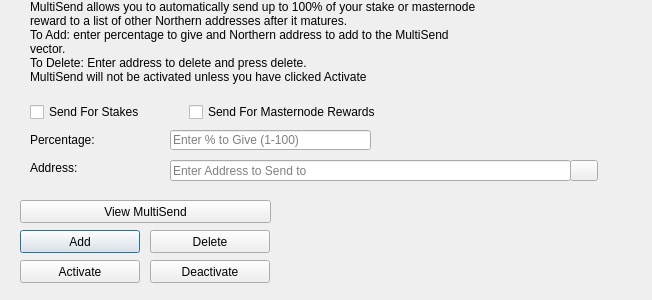
<?xml version="1.0" encoding="UTF-8"?>
<ui version="4.0">
 <class>MultiSendDialog</class>
 <widget class="QDialog" name="MultiSendDialog">
  <property name="windowModality">
   <enum>Qt::NonModal</enum>
  </property>
  <property name="geometry">
   <rect>
    <x>0</x>
    <y>0</y>
    <width>652</width>
    <height>300</height>
   </rect>
  </property>
  <property name="windowTitle">
   <string>MultiSend</string>
  </property>
  <widget class="QLineEdit" name="multiSendPercentEdit">
   <property name="geometry">
    <rect>
     <x>170</x>
     <y>130</y>
     <width>201</width>
     <height>20</height>
    </rect>
   </property>
   <property name="toolTip">
    <string>Enter whole numbers 1 - 100</string>
   </property>
   <property name="placeholderText">
    <string>Enter % to Give (1-100)</string>
   </property>
  </widget>
  <widget class="QLineEdit" name="multiSendAddressEdit">
   <property name="geometry">
    <rect>
     <x>170</x>
     <y>160</y>
     <width>401</width>
     <height>21</height>
    </rect>
   </property>
   <property name="toolTip">
    <string/>
   </property>
   <property name="placeholderText">
    <string>Enter Address to Send to</string>
   </property>
  </widget>
  <widget class="QLabel" name="label_2">
   <property name="geometry">
    <rect>
     <x>30</x>
     <y>0</y>
     <width>451</width>
     <height>121</height>
    </rect>
   </property>
   <property name="lineWidth">
    <number>1</number>
   </property>
   <property name="text">
    <string>MultiSend allows you to automatically send up to 100% of your stake or masternode reward to a list of other Northern addresses after it matures.
To Add: enter percentage to give and Northern address to add to the MultiSend vector.
To Delete: Enter address to delete and press delete.
MultiSend will not be activated unless you have clicked Activate</string>
   </property>
   <property name="alignment">
    <set>Qt::AlignLeading|Qt::AlignLeft|Qt::AlignTop</set>
   </property>
   <property name="wordWrap">
    <bool>true</bool>
   </property>
  </widget>
  <widget class="QLabel" name="message">
   <property name="geometry">
    <rect>
     <x>290</x>
     <y>200</y>
     <width>351</width>
     <height>91</height>
    </rect>
   </property>
   <property name="text">
    <string/>
   </property>
  </widget>
  <widget class="QPushButton" name="addButton">
   <property name="geometry">
    <rect>
     <x>20</x>
     <y>230</y>
     <width>120</width>
     <height>23</height>
    </rect>
   </property>
   <property name="toolTip">
    <string/>
   </property>
   <property name="statusTip">
    <string>Add to MultiSend Vector</string>
   </property>
   <property name="text">
    <string>Add</string>
   </property>
  </widget>
  <widget class="QPushButton" name="disableButton">
   <property name="geometry">
    <rect>
     <x>150</x>
     <y>260</y>
     <width>120</width>
     <height>23</height>
    </rect>
   </property>
   <property name="statusTip">
    <string>Deactivate MultiSend</string>
   </property>
   <property name="text">
    <string>Deactivate</string>
   </property>
  </widget>
  <widget class="QPushButton" name="addressBookButton">
   <property name="geometry">
    <rect>
     <x>570</x>
     <y>160</y>
     <width>28</width>
     <height>21</height>
    </rect>
   </property>
   <property name="toolTip">
    <string>Choose an address from the address book</string>
   </property>
   <property name="text">
    <string/>
   </property>
   <property name="icon">
    <iconset resource="../northern.qrc">
     <normaloff>:/icons/address-book</normaloff>:/icons/address-book</iconset>
   </property>
   <property name="shortcut">
    <string>Alt+A</string>
   </property>
   <property name="autoDefault">
    <bool>false</bool>
   </property>
  </widget>
  <widget class="QLabel" name="label">
   <property name="geometry">
    <rect>
     <x>30</x>
     <y>130</y>
     <width>121</width>
     <height>20</height>
    </rect>
   </property>
   <property name="toolTip">
    <string>Percentage of stake to send</string>
   </property>
   <property name="text">
    <string>Percentage:</string>
   </property>
  </widget>
  <widget class="QLabel" name="label_5">
   <property name="geometry">
    <rect>
     <x>30</x>
     <y>160</y>
     <width>111</width>
     <height>16</height>
    </rect>
   </property>
   <property name="toolTip">
    <string>Address to send portion of stake to</string>
   </property>
   <property name="text">
    <string>Address:</string>
   </property>
  </widget>
  <widget class="QPushButton" name="deleteButton">
   <property name="geometry">
    <rect>
     <x>150</x>
     <y>230</y>
     <width>120</width>
     <height>23</height>
    </rect>
   </property>
   <property name="toolTip">
    <string/>
   </property>
   <property name="statusTip">
    <string>Delete Address From MultiSend Vector</string>
   </property>
   <property name="text">
    <string>Delete</string>
   </property>
  </widget>
  <widget class="QPushButton" name="activateButton">
   <property name="geometry">
    <rect>
     <x>20</x>
     <y>260</y>
     <width>120</width>
     <height>23</height>
    </rect>
   </property>
   <property name="statusTip">
    <string>Activate MultiSend</string>
   </property>
   <property name="text">
    <string>Activate</string>
   </property>
  </widget>
  <widget class="QPushButton" name="viewButton">
   <property name="geometry">
    <rect>
     <x>20</x>
     <y>200</y>
     <width>251</width>
     <height>23</height>
    </rect>
   </property>
   <property name="toolTip">
    <string/>
   </property>
   <property name="statusTip">
    <string>View MultiSend Vector</string>
   </property>
   <property name="text">
    <string>View MultiSend</string>
   </property>
  </widget>
  <widget class="QWidget" name="horizontalLayoutWidget">
   <property name="geometry">
    <rect>
     <x>30</x>
     <y>100</y>
     <width>351</width>
     <height>24</height>
    </rect>
   </property>
   <layout class="QHBoxLayout" name="horizontalLayout">
    <item>
     <widget class="QCheckBox" name="multiSendStakeCheckBox">
      <property name="text">
       <string>Send For Stakes</string>
      </property>
     </widget>
    </item>
    <item>
     <widget class="QCheckBox" name="multiSendMasternodeCheckBox">
      <property name="text">
       <string>Send For Masternode Rewards</string>
      </property>
     </widget>
    </item>
   </layout>
  </widget>
 </widget>
 <resources>
  <include location="../northern.qrc"/>
 </resources>
 <connections/>
</ui>
